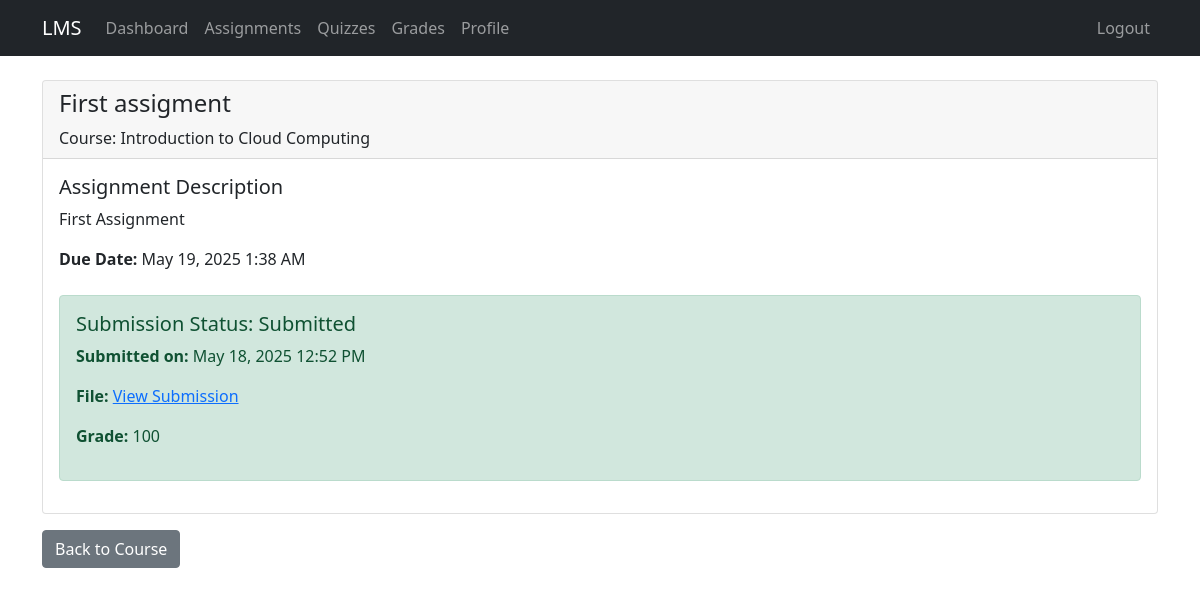
Page /view_assignment.php?id=2 (signed in) on the committed database.
### tables this page shows
CREATE TABLE `assignments` (
  `assignment_id` int(11) NOT NULL,
  `course_id` int(11) NOT NULL,
  `title` varchar(150) NOT NULL,
  `description` text DEFAULT NULL,
  `due_date` datetime DEFAULT NULL,
  `created_at` timestamp NOT NULL DEFAULT current_timestamp()
);

CREATE TABLE `courses` (
  `course_id` int(11) NOT NULL,
  `title` varchar(150) NOT NULL,
  `description` text DEFAULT NULL,
  `instructor_id` int(11) NOT NULL,
  `created_at` timestamp NOT NULL DEFAULT current_timestamp()
);

CREATE TABLE `submissions` (
  `submission_id` int(11) NOT NULL,
  `assignment_id` int(11) NOT NULL,
  `student_id` int(11) NOT NULL,
  `file_path` varchar(255) DEFAULT NULL,
  `submitted_at` datetime NOT NULL DEFAULT current_timestamp(),
  `grade` float DEFAULT NULL,
  `feedback` text DEFAULT NULL
);

### view_assignment.php (the view, shortened to what this page needs)
<?php
require_once "config/database.php";
$assignment_id = (int)$_GET['id'];
$user_id = (int)$_SESSION["id"];
$role = $_SESSION["role"];
$sql = "SELECT a.*, c.title as course_title, c.course_id, c.instructor_id
        FROM assignments a
        JOIN courses c ON a.course_id = c.course_id
        JOIN enrollments e ON c.course_id = e.course_id
        WHERE a.assignment_id = ? AND e.user_id = ?";
$stmt = mysqli_prepare($conn, $sql);
mysqli_stmt_bind_param($stmt, "ii", $assignment_id, $user_id);
mysqli_stmt_execute($stmt);
$result = mysqli_stmt_get_result($stmt);
$assignment = mysqli_fetch_assoc($result);
$sql = "SELECT * FROM submissions WHERE assignment_id = ? AND student_id = ?";
$stmt = mysqli_prepare($conn, $sql);
mysqli_stmt_bind_param($stmt, "ii", $assignment_id, $user_id);
mysqli_stmt_execute($stmt);
$submission = mysqli_stmt_get_result($stmt)->fetch_assoc();
?>
<!DOCTYPE html>
<html lang="en">
<head>
    <link href="https://cdn.jsdelivr.net/npm/bootstrap@5.1.3/dist/css/bootstrap.min.css" rel="stylesheet">
</head>
<body>
    <nav class="navbar navbar-expand-lg navbar-dark bg-dark">
        <div class="container">
            <a class="navbar-brand" href="index.php">LMS</a>
            <div class="collapse navbar-collapse" id="navbarNav">
                <ul class="navbar-nav">
                    <li class="nav-item">
                        <a class="nav-link" href="index.php">Dashboard</a>
                    </li>
                    <li class="nav-item">
                        <a class="nav-link" href="assignments.php">Assignments</a>
                    </li>
                    <li class="nav-item">
                        <a class="nav-link" href="quizzes.php">Quizzes</a>
                    </li>
                    <li class="nav-item">
                        <a class="nav-link" href="grades.php">Grades</a>
                    </li>
                    <li class="nav-item">
                        <a class="nav-link" href="profile.php">Profile</a>
                    </li>
                </ul>
                <ul class="navbar-nav ms-auto">
                    <li class="nav-item">
                        <a class="nav-link" href="logout.php">Logout</a>
                    </li>
                </ul>
            </div>
        </div>
    </nav>
    <div class="container mt-4">
        <div class="card">
            <div class="card-header">
                <h4><?php echo htmlspecialchars($assignment['title']); ?></h4>
                <p class="mb-0">Course: <?php echo htmlspecialchars($assignment['course_title']); ?></p>
            </div>
            <div class="card-body">
                <div class="mb-4">
                    <h5>Assignment Description</h5>
                    <p><?php echo nl2br(htmlspecialchars($assignment['description'])); ?></p>
                    <p><strong>Due Date:</strong> <?php echo date('F j, Y g:i A', strtotime($assignment['due_date'])); ?></p>
                </div>
                <?php if ($role === 'student'): ?>
                    <?php if ($submission): ?>
                        <div class="alert alert-success">
                            <h5>Submission Status: Submitted</h5>
                            <p><strong>Submitted on:</strong> <?php echo date('F j, Y g:i A', strtotime($submission['submitted_at'])); ?></p>
                            <?php if ($submission['file_path']): ?>
                                <p><strong>File:</strong> <a href="<?php echo htmlspecialchars($submission['file_path']); ?>" target="_blank">View Submission</a></p>
                            <?php endif; ?>
                            <?php if ($submission['grade'] !== null): ?>
                                <p><strong>Grade:</strong> <?php echo htmlspecialchars($submission['grade']); ?></p>
                            <?php else: ?>
                                <p><strong>Status:</strong> Awaiting grading</p>
                            <?php endif; ?>
                        </div>
                    <?php endif; ?>
                <?php endif; ?>
            </div>
        </div>
        <div class="mt-3">
            <a href="course.php?id=<?php echo $assignment['course_id']; ?>" class="btn btn-secondary">Back to Course</a>
        </div>
    </div>
</body>
</html>

### rows in the picture
assignments: title "First assigment", course.title "Introduction to Cloud Computing", description "First Assignment", due_date "May 19, 2025 1:38 AM"
submissions: submitted_at "May 18, 2025 12:52 PM", grade "100"
